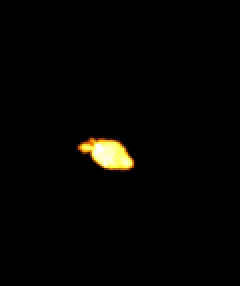
#> input picture 分解gif/timg.gif, 120 x 143 px (shown 2 times larger)
$ python '分解.py'
#> lines starting #> are read from the running program, lines starting #| are printed output that depends on the picture
from PIL import Image
import os


"""
  将一张GIF动图分解到指定文件夹
  src_path：要分解的gif的路径
  dest_path：保存后的gif路径
"""
def gifSplit(src_path, dest_path, suffix="png"):
#> called with src_path = 'timg.gif', dest_path = './pics', suffix = 'png'
  img = Image.open(src_path)
#> img is the input picture: PIL image 120x143 P; mean R, G, B 5.3, 3.8, 1.9
  for i in range(img.n_frames):
    img.seek(i)
    new = Image.new("RGBA", img.size)
    new.paste(img)
    new.save(os.path.join(dest_path, "%d.%s" %(i, suffix)))
#> this loop made 11 passes
#> pass 2, in gifSplit, `new.save(os.path.join(dest_path, "%d.%s" %(i, suffix)))`:
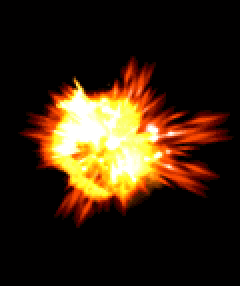
#> saved as 1.png: PIL image 120x143 RGBA (shown 2 times larger); mean R, G, B, A 55.2, 35.8, 16.7, 255
#> after the loop:
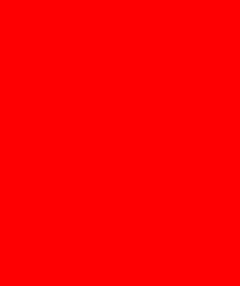
#> img: PIL image 120x143 RGB (shown 2 times larger); mean R, G, B 1, 0, 0; drawn with 1 as white


gifSplit('timg.gif', r'./pics')
